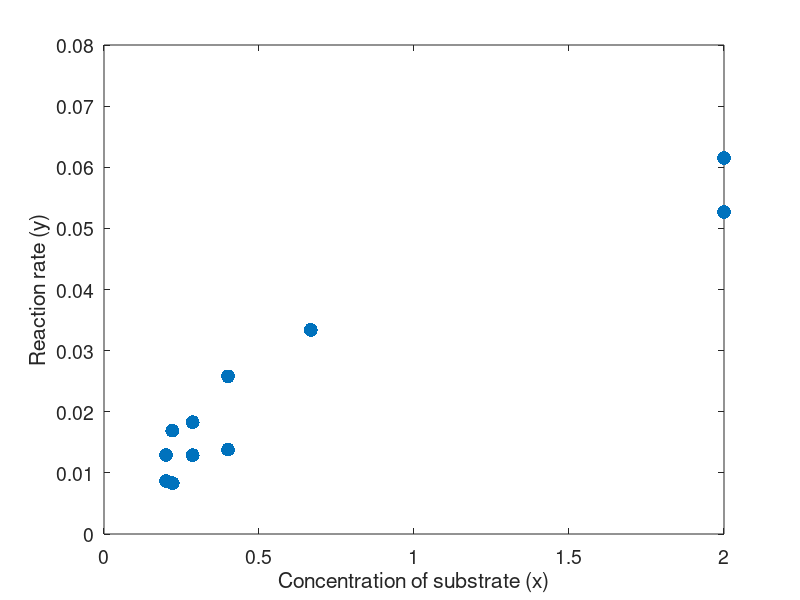

The MATLAB source for this figure: (Note: this script raises an error after producing the figure.)
clear; close all; clc;
path(path,'../../exportfig');
path(path,'..');

x = [2.0000 2.0000 0.6670 0.6670 0.4000 0.4000 0.2860 0.2860 0.2220 0.2200 0.2000 0.2000];
y = [0.0615 0.0527 0.0334 0.0334 0.0138 0.0258 0.0129 0.0183 0.0083 0.0169 0.0129 0.0087];
x = x'; y = y';
alpha = 0.05;
reps = 100;
timeL = zeros(1,reps); timeN = timeL; timeNJ = timeN;
theta0 = [0.0615 0.6670];

%% 2.1 Linear estimation of theta
% Plot raw data
figure('Position', [100, 0, 1000,1000]);
plot(x,y,'.','markersize',30);
xlabel('Concentration of substrate (x)','Fontsize',14)
ylabel('Reaction rate (y)','Fontsize',14)
set(gca,'fontsize',14);
set(gcf, 'Color', 'w');
export_fig '../img/2-1raw.png'

% Estimate model, after transforming to Linear problem
a = 1./x; b = 1./y;
A = [a, ones(length(b),1)];
H = 2*A'*A;
g = -2*A'*b;
for i = 1:reps
    T = tic;
    [est,~,~,outputL] = quadprog(H,g,[],[],[],[],[0 0],[inf inf]); %solving
    timeL(i) = toc(T);
end

% Plot reciprocal of data with model
figure('Position', [100, 0, 1000,1000]);
plot(a,b,'.','markersize',30);
hold on
plot(a,A*est,'b');
xlabel('1/x','Fontsize',14)
ylabel('1/y','Fontsize',14)
set(gca,'fontsize',14);
set(gcf, 'Color', 'w');
export_fig '../img/2-1reciprocal.png'

% Transform parameters back
thetaL(1) = 1/est(2);
thetaL(2) = est(1)*thetaL(1);
phiL = 1/2*sum((y-thetaL(1)*x./(thetaL(2) + x)).^2);

%% 2.2 Non linear estimation

%Without using jacobian
for i = 1:reps
    T = tic;
    [thetaN, resnormN, ~, ~, outputN, ~, jacobianN] = lsqnonlin(@michaelisMenten,theta0,[0 0],[inf inf],[],[x y]);
    timeN(i) = toc(T);
end

%Including Jacobian
opts = optimoptions('lsqnonlin','Jacobian','on');
for i = 1:reps
    T = tic;
    [thetaNJ, resnormNJ, ~, ~, outputNJ, ~, jacobianNJ] = lsqnonlin(@michaelisMenten,theta0,[0 0],[inf inf],opts,[x y]);
    timeNJ(i) = toc(T);
end

fig = figure('Position', [100, 0, 1000,1000]);
phiContours(x,y)
export_fig '../img/2-2phi.png'
hold on
h1 = plot(thetaL(1),thetaL(2),'b.','markersize',40);
h2 = plot(thetaN(1),thetaN(2),'r.','markersize',40);
h3 = plot(thetaNJ(1),thetaNJ(2),'g.','markersize',40);
legend([h1 h2 h3],'Linear','Nonlinear','Nonlinear with Jacobian','location','southeast')
export_fig '../img/2-2phiPoints.png'

% Plot results
figure('Position', [100, 0, 1000,1000]);
plot(x,y,'.','markersize',30);
hold on
xp = linspace(min(x),max(x));
h1 = plot(xp,thetaL(1)*xp./(thetaL(2)+xp),'b','LineWidth',3);
h2 = plot(xp,thetaN(1)*xp./(thetaN(2)+xp),'r','LineWidth',3);
h3 = plot(xp,thetaNJ(1)*xp./(thetaNJ(2)+xp),'g','LineWidth',3);
xlabel('x','Fontsize',14)
ylabel('y','Fontsize',14)
set(gca,'fontsize',14);
set(gcf, 'Color', 'w');
legend([h1 h2 h3],'Linear','Nonlinear','Nonlinear with Jacobian','location','southeast')
export_fig '../img/2-2est.png'

phiN = resnormN/2; phiNJ = resnormNJ/2;
fprintf('Linear solution: \n \t phi: %.2e \n \t Average time over %d repetitions: %.4f s \n',phiL,reps,mean(timeL));
fprintf('Without Jacobian: \n \t phi: %.2e \n \t Average time over %d repetitions: %.4f s \n \t iter: %d \n \t func calls: %d \n',phiN,reps,mean(timeN),outputN.iterations,outputN.funcCount);
fprintf('With Jacobian: \n \t phi: %.2e \n \t Average time over %d repetitions: %.4f s \n \t iter: %d \n \t func calls: %d \n',phiNJ,reps,mean(timeNJ),outputNJ.iterations,outputNJ.funcCount);

% Find stats and save tables
jacobianL = [-x./(thetaL(2)+x) thetaL(1)*x./(thetaL(2)+x).^2];

[covL, ci1L, ci2L] = findStats(x,y,thetaL,jacobianL,alpha);
[covN, ci1N, ci2N] = findStats(x,y,thetaN,full(jacobianN),alpha);
[covNJ, ci1NJ, ci2NJ] = findStats(x,y,thetaNJ,full(jacobianNJ),alpha);
saveStatsTable('2linear','$\theta_1$','$\theta_2$',thetaL(1),thetaL(2),ci1L,ci2L,covL);
saveStatsTable('2nonlinear','$\theta_1$','$\theta_2$',thetaN(1),thetaN(2),ci1N,ci2N,covN);
saveStatsTable('2nonlinearJacobian','$\theta_1$','$\theta_2$',thetaNJ(1),thetaNJ(2),ci1NJ,ci2NJ,covNJ);

% Save table comparing the methods
file = fopen('../tables/2comparison.tex','w');
fprintf(file,'\\begin{tabular}{l|cccc} \\hline \\hline \n');
fprintf(file,'Algorithm & $\\phi$ & Time [ms] & Iterations & Funciton calls  \\\\ \\hline');
fprintf(file,'\\texttt{quadprog} & %.3e & %.1f & %d & - \\\\ \n',phiL,mean(timeL)*1000,outputL.iterations);
fprintf(file,'\\texttt{nonlinsq} & %.3e & %.1f & %d & %d \\\\ \n',phiN,mean(timeN)*1000,outputN.iterations,outputN.funcCount);
fprintf(file,'\\texttt{nonlinsq} with Jacobian & %.3e & %.1f & %d & %d \\\\ \n',phiNJ,mean(timeNJ)*1000,outputNJ.iterations,outputNJ.funcCount);
fprintf(file,'\\hline \\hline \n');
fprintf(file,'\\end{tabular} \n');
fclose(file);

%% 2.3
clear; close all;
load MMBatchData.mat
opts = optimoptions('lsqnonlin','Jacobian','on');
figure('Position', [100, 0, 1000,1000]);
plot(data(:,1),data(:,2),'.','markersize',30);
hold on
theta01 = [0.4 0.4]; theta02 = [0.1 0.8]; theta03 = [0.09 0.7];

[thetaODE1, ~, ~, ~, ~, ~, jacobian1] = lsqnonlin(@residuals,theta01,[],[],opts,data);
yhat1 = estimateY(thetaODE1(1,:),data);
h1 = plot(data(:,1),yhat1,'LineWidth',3);
[thetaODE2, ~, ~, ~, ~, ~, jacobian2] = lsqnonlin(@residuals,theta02,[],[],opts,data);
yhat2 = estimateY(thetaODE2(1,:),data);
h2 = plot(data(:,1),yhat2,'LineWidth',3);
[thetaODE3, ~, ~, ~, ~, ~, jacobian3] = lsqnonlin(@residuals,theta03,[],[],opts,data);
yhat3 = estimateY(thetaODE3(1,:),data);
h3 = plot(data(:,1),yhat3,'LineWidth',3);

legend([h1 h2 h3],'\theta_0 = [0.4 0.4]','\theta_0 = [0.1 0.8]','\theta_0 = [0.09 0.7]','location','northeast')

xlabel('t','Fontsize',14)
ylabel('x','Fontsize',14)
set(gca,'fontsize',14);
set(gcf, 'Color', 'w');
export_fig '../img/2-3.png'

fprintf('trust-region-reflective \n')
fprintf('[0.4 0.4]: \n \t theta1: %.2e \n \t theta2: %.2e \n \t phi %.2e \n',thetaODE1(1),thetaODE1(2),1/2*sum((data(:,2) - yhat1).^2));
fprintf('[0.1 0.8]: \n \t theta1: %.2e \n \t theta2: %.2e \n \t phi %.2e \n',thetaODE2(1),thetaODE2(2),1/2*sum((data(:,2) - yhat2).^2));
fprintf('[0.09 0.7]: \n \t theta1: %.2e \n \t theta2: %.2e \n \t phi %.2e \n',thetaODE3(1),thetaODE3(2),1/2*sum((data(:,2) - yhat3).^2));

fig = figure('Position', [100, 0, 1000,1000]);
phiContours2(data)
hold on
h1 = plot(thetaODE1(1),thetaODE1(2),'b.','markersize',40);
h2 = plot(thetaODE2(1),thetaODE2(2),'r.','markersize',40);
h3 = plot(thetaODE3(1),thetaODE3(2),'g.','markersize',40);
x = linspace(0.07,0.17,100); a = 68; b = -5.3;

plot(x,a*x + b,'y','LineWidth',2)
legend([h1 h2 h3],'\theta_0 = [0.4 0.4]','\theta_0 = [0.1 0.8]','\theta_0 = [0.09 0.7]','location','southeast')
axis([0.07 0.17 0.05 5])
export_fig '../img/2-3Phi.png'


% Get stats and save tables
alpha = 0.05;
[cov1, ci11, ci21] = findStats2(data,thetaODE1,full(jacobian1),alpha);
[cov2, ci12, ci22] = findStats2(data,thetaODE2,full(jacobian2),alpha);
[cov3, ci13, ci23] = findStats2(data,thetaODE3,full(jacobian3),alpha);
saveStatsTable('2-3(0.4 0.4)','$\theta_1$','$\theta_2$',thetaODE1(1),thetaODE1(2),ci11,ci21,cov1);
saveStatsTable('2-3(0.1 0.8)','$\theta_1$','$\theta_2$',thetaODE2(1),thetaODE2(2),ci12,ci22,cov2);
saveStatsTable('2-3(0.09 0.7)','$\theta_1$','$\theta_2$',thetaODE3(1),thetaODE3(2),ci13,ci23,cov3);


% Try with different methods
opts = optimoptions('lsqnonlin','Jacobian','on','Algorithm','levenberg-marquardt');

thetaODE1 = lsqnonlin(@residuals,theta01,[],[],opts,data);
yhat1 = estimateY(thetaODE1(1,:),data);
thetaODE2 = lsqnonlin(@residuals,theta02,[],[],opts,data);
yhat2 = estimateY(thetaODE2(1,:),data);
thetaODE3 = lsqnonlin(@residuals,theta03,[],[],opts,data);
yhat3 = estimateY(thetaODE3(1,:),data);

fprintf('LM \n')
fprintf('[0.4 0.4]: \n \t theta1: %.2e \n \t theta2: %.2e \n \t phi %.2e \n',thetaODE1(1),thetaODE1(2),1/2*sum((data(:,2) - yhat1).^2));
fprintf('[0.1 0.8]: \n \t theta1: %.2e \n \t theta2: %.2e \n \t phi %.2e \n',thetaODE2(1),thetaODE2(2),1/2*sum((data(:,2) - yhat2).^2));
fprintf('[0.09 0.7]: \n \t theta1: %.2e \n \t theta2: %.2e \n \t phi %.2e \n',thetaODE3(1),thetaODE3(2),1/2*sum((data(:,2) - yhat3).^2));

opts = optimoptions('lsqnonlin','Jacobian','on','StepTolerance',1e-15,'MaxFunctionEvaluations',10000,'MaxIterations',10000);

thetaODE1 = lsqnonlin(@residuals,theta01,[],[],opts,data);
yhat1 = estimateY(thetaODE1(1,:),data);
thetaODE2 = lsqnonlin(@residuals,theta02,[],[],opts,data);
yhat2 = estimateY(thetaODE2(1,:),data);
thetaODE3 = lsqnonlin(@residuals,theta03,[],[],opts,data);
yhat3 = estimateY(thetaODE3(1,:),data);

fprintf('trust-region-reflective, StepTolerance = 1e-15, MaxFunctionEvaluations = 100000, MaxIterations = 10000 \n')
fprintf('[0.4 0.4]: \n \t theta1: %.2e \n \t theta2: %.2e \n \t phi %.2e \n',thetaODE1(1),thetaODE1(2),1/2*sum((data(:,2) - yhat1).^2));
fprintf('[0.1 0.8]: \n \t theta1: %.2e \n \t theta2: %.2e \n \t phi %.2e \n',thetaODE2(1),thetaODE2(2),1/2*sum((data(:,2) - yhat2).^2));
fprintf('[0.09 0.7]: \n \t theta1: %.2e \n \t theta2: %.2e \n \t phi %.2e \n',thetaODE3(1),thetaODE3(2),1/2*sum((data(:,2) - yhat3).^2));
